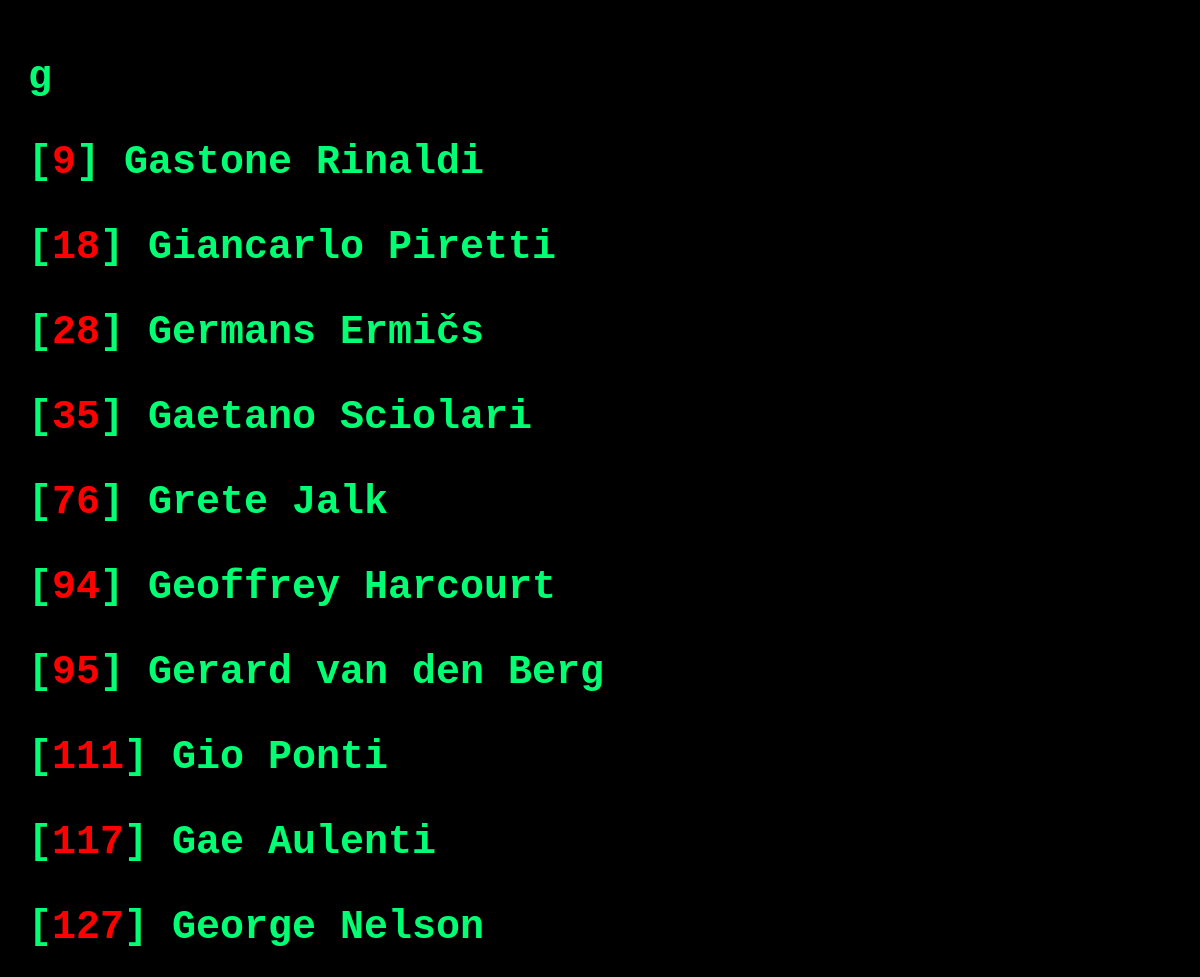
/letter/g.php, run on the app's committed database.
### tables this page shows
CREATE TABLE `designer` (
  `designer_id` int(4) NOT NULL,
  `firstname` varchar(50) NOT NULL,
  `lastname` varchar(50) NOT NULL,
  `description` text DEFAULT NULL,
  `is_visible` enum('0','1') NOT NULL DEFAULT '1'
);

### functions/function_db.php (called while the page is built, shortened)
<?php
function requeteResultat($query){
    global $mysqli;
    if ($result = $mysqli->query($query)) {
        $answer = array();
        if($result->num_rows == 0){
            return false;
        }else{
            while($data = $result->fetch_assoc()) {
                $answer[] = $data;
            }
            return $answer;
        }
    }
}
?>

### letter/g.php (the view, shortened to what this page needs)
<?php
include_once("./../functions/function_db.php");
$lettre_select= "g";
$sql_only_X_orderby_ASC = "SELECT designer_id, firstname, lastname FROM designer WHERE firstname LIKE '".$lettre_select."%';";
$result_only_X_orderby_ASC = requeteResultat($sql_only_X_orderby_ASC);
?>
<!DOCTYPE html>
<html lang="en">
<head>
    <link rel="stylesheet" href="./../style.css">
</head>
<body>
<?php
echo "<h1>".$lettre_select."<h1>";
foreach ($result_only_X_orderby_ASC as $r) {
    $id = $r["designer_id"];
    $prenom = $r["firstname"];
    $nom = $r["lastname"];
    echo "<p class='list'>[<span class='id'>" .$id. "</span>] " .$prenom. " " .$nom. "</p>";
}
?>
</body>
</html>

### style.css (style rules this page uses)
body { background-color: black; font-family: 'Courier New', Courier, monospace; padding: 20px; font-size: 20px; }
H1 { color: rgb(0, 255, 115); }
span.id { color: rgb(255, 0, 0); }
p.list { color:rgb(0, 255, 115); }

### data on the page
designer: designer_id "9", firstname "Gastone", lastname "Rinaldi"
designer: designer_id "18", firstname "Giancarlo", lastname "Piretti"
designer: designer_id "28", firstname "Germans", lastname "Ermičs"
designer: designer_id "35", firstname "Gaetano", lastname "Sciolari"
designer: designer_id "76", firstname "Grete", lastname "Jalk"
designer: designer_id "94", firstname "Geoffrey", lastname "Harcourt"
designer: designer_id "95", firstname "Gerard", lastname "van den Berg"
designer: designer_id "111", firstname "Gio", lastname "Ponti"
designer: designer_id "117", firstname "Gae", lastname "Aulenti"
designer: designer_id "127", firstname "George", lastname "Nelson"

### other printed values
$lettre_select "g"
